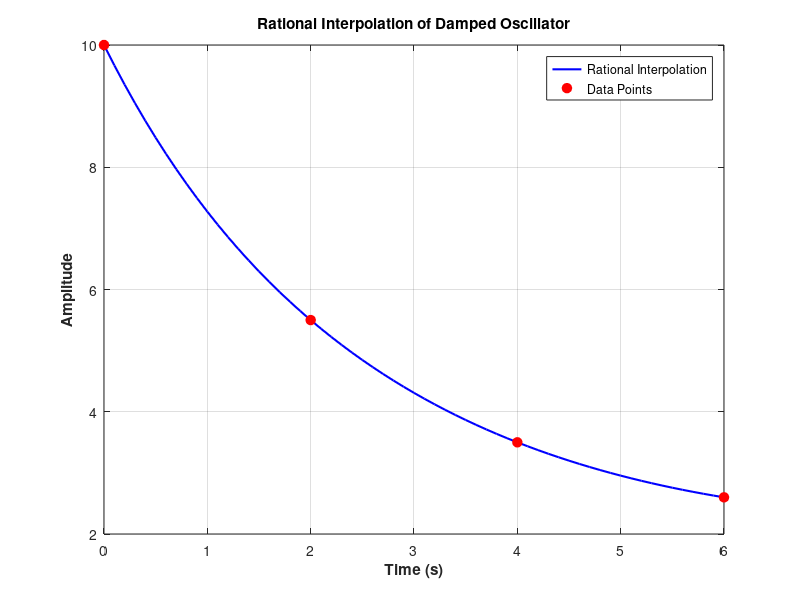

Source code (MATLAB):
%% Program to compute the rational interpolation of the
%% amplitude data of a damped harmonic oscillator.
%%
%% Author: Sahil Raj
%% Assignment 5, Problem 2
%% Filename: a2.m

clc; clear; close all;

% Time samples (s)
T = [0; 2; 4; 6];
% Amplitude samples
Amp = [10; 5.5; 3.5; 2.6];

N = length(T);
D = zeros(N, N);

% First column = function values
for i = 1:N
    D(i,1) = Amp(i);
end

% Build reciprocal difference table
for j = 2:N
    for i = 1:N-j+1
        num = T(i+j-1) - T(j-1);
        den = D(i+1,j-1) - D(1,j-1);
        D(i,j) = num / den;
    end
end

% Extract coefficients
A = D(1,1:N);

% Evaluation routine
function y = RationalInterp(x, X, A, N)
    sum = A(N);
    for i = N-1:-1:1
        sum = A(i) + (x - X(i)) / sum;
    end
    y = sum;
end


% Interpolation points
interpT = 0:0.1:6.0;
interpN = length(interpT);
interpFs = zeros(interpN, 1);

for i = 1:interpN
    interpFs(i) = RationalInterp(interpT(i), T, A, N);
end

% Example: value at t = 5.0 s
x = 5.0;
y = RationalInterp(x, T, A, N);
fprintf("Amplitude [rational interp.] (t = %.1f s) = %.4f\n", x, y);

% Plot
plot(interpT, interpFs, 'b-', 'LineWidth', 1.5); hold on;
plot(T, Amp, 'ro', 'MarkerSize', 7, 'MarkerFaceColor', 'r');
xlabel('Time (s)', 'FontWeight', 'bold');
ylabel('Amplitude', 'FontWeight', 'bold');
title('Rational Interpolation of Damped Oscillator');
legend('Rational Interpolation','Data Points','Location','northeast');
grid on;
set(gca, 'FontSize', 10);

